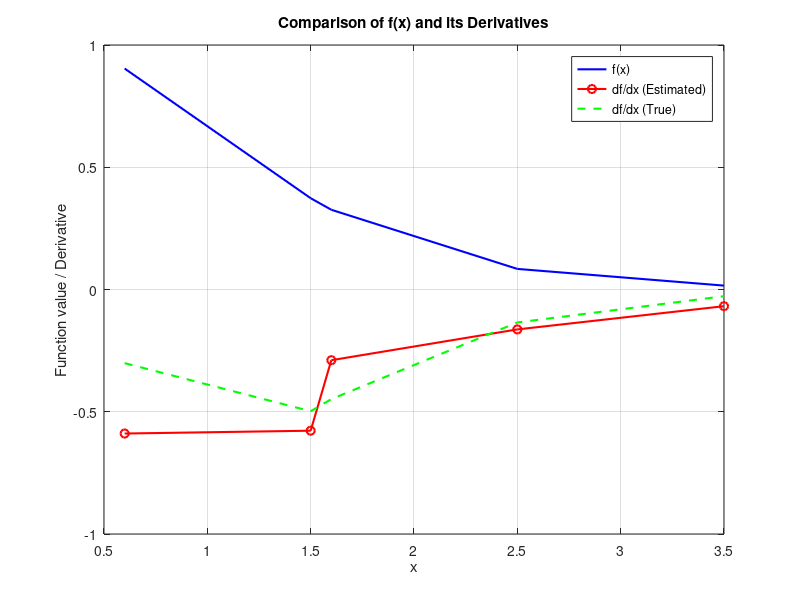

MATLAB code to generate this figure:
% Given data
x = [0.6 1.5 1.6 2.5 3.5];
f = 5 * exp(-2*x) .* x; % Compute f(x) = 5*e^(-2*x)*x

% True derivative of f(x)
true_derivative = @(x) 5 * exp(-2*x) .* (1 - 2*x);

% Compute first-derivative estimates
n = length(x);
df_estimated = zeros(size(x));

for i = 1:n
    if i == 1
        % Forward difference at the first point
        h = x(i+1) - x(i);
        df_estimated(i) = (f(i+1) - f(i)) / h;
    elseif i == n
        % Backward difference at the last point
        h = x(i) - x(i-1);
        df_estimated(i) = (f(i) - f(i-1)) / h;
    else
        % Centered difference at interior points
        h1 = x(i) - x(i-1);
        h2 = x(i+1) - x(i);
        df_estimated(i) = (f(i+1) - f(i-1)) / (h1 + h2);
    end
end

% Compare estimated derivatives with true derivatives
disp('x       f(x)           df/dx (Estimated)     df/dx (True)');
disp('-----------------------------------------------------------');
for i = 1:n
    fprintf('%.2f    %.4f          %.4f               %.4f\n', x(i), f(i), df_estimated(i), true_derivative(x(i)));
end

% Plotting the function f(x) and its estimated derivatives
figure;
plot(x, f, 'b-', 'LineWidth', 1.5); % Plot f(x)
hold on;
plot(x, df_estimated, 'ro-', 'LineWidth', 1.5); % Plot estimated derivatives
plot(x, true_derivative(x), 'g--', 'LineWidth', 1.5); % Plot true derivatives
hold off;
legend('f(x)', 'df/dx (Estimated)', 'df/dx (True)', 'Location', 'best');
xlabel('x');
ylabel('Function value / Derivative');
title('Comparison of f(x) and its Derivatives');
grid on;
